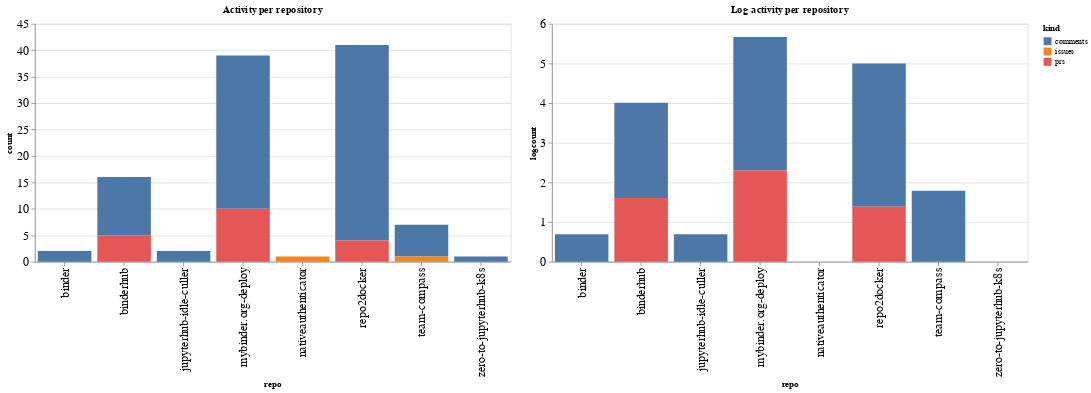

The notebook cell this image was saved under:
### Code cell
ch1 = alt.Chart(repo_summaries, width=600, title="Activity per repository").mark_bar().encode(
    x='repo',
    y='count',
    color='kind',
    tooltip="kind"
)

ch2 = alt.Chart(repo_summaries, width=600, title="Log activity per repository").mark_bar().encode(
    x='repo',
    y='logcount',
    color='kind',
    tooltip="kind"
)

ch1 | ch2

### Figure 1 — Vega-Lite specification as saved in the notebook (floating-point values rounded to 4 significant figures)
{"config": {"axisLeft": {"labelFontSize": 15}, "axisBottom": {"labelFontSize": 15}}, "hconcat": [{"mark": "bar", "encoding": {"color": {"type": "nominal", "field": "kind"}, "tooltip": {"type": "nominal", "field": "kind"}, "x": {"type": "nominal", "field": "repo"}, "y": {"type": "quantitative", "field": "count"}}, "title": "Activity per repository", "width": 600}, {"mark": "bar", "encoding": {"color": {"type": "nominal", "field": "kind"}, "tooltip": {"type": "nominal", "field": "kind"}, "x": {"type": "nominal", "field": "repo"}, "y": {"type": "quantitative", "field": "logcount"}}, "title": "Log activity per repository", "width": 600}], "data": {"name": "data-b6aa2db64dcf3c05db634798610d2be8"}, "$schema": "https://vega.github.io/schema/vega-lite/v4.8.1.json", "datasets": {"data-b6aa2db64dcf3c05db634798610d2be8": [{"repo": "binder", "kind": "comments", "count": 2, "logcount": 0.6931}, {"repo": "binderhub", "kind": "comments", "count": 11, "logcount": 2.398}, {"repo": "binderhub", "kind": "prs", "count": 5, "logcount": 1.609}, {"repo": "jupyterhub-idle-culler", "kind": "comments", "count": 2, "logcount": 0.6931}, {"repo": "mybinder.org-deploy", "kind": "comments", "count": 29, "logcount": 3.367}, {"repo": "mybinder.org-deploy", "kind": "prs", "count": 10, "logcount": 2.303}, {"repo": "nativeauthenticator", "kind": "issues", "count": 1, "logcount": 0.0}, {"repo": "repo2docker", "kind": "comments", "count": 37, "logcount": 3.611}, {"repo": "repo2docker", "kind": "prs", "count": 4, "logcount": 1.386}, {"repo": "team-compass", "kind": "comments", "count": 6, "logcount": 1.792}, {"repo": "team-compass", "kind": "issues", "count": 1, "logcount": 0.0}, {"repo": "zero-to-jupyterhub-k8s", "kind": "comments", "count": 1, "logcount": 0.0}]}}
